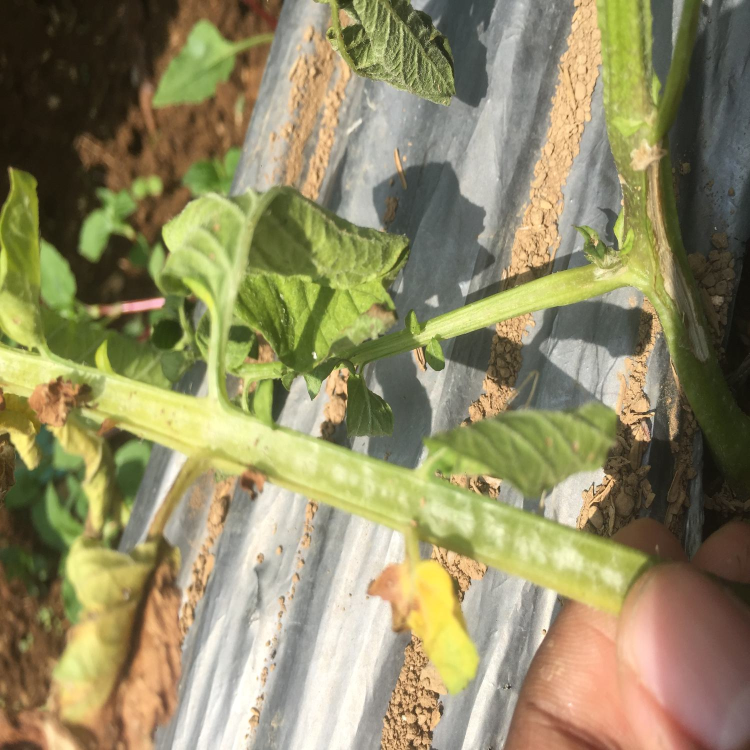
#> input picture Dataset/Bacteria/IMG_0327.JPG, 1500 x 1500 px, found by its file name (shown at 1/2 size); its folder holds only this picture in this run
$ python resizer_images_to_224.py
#> lines starting #> are read from the running program, lines starting #| are printed output that depends on the picture
from PIL import Image
import os

cnt = 0
path = r'C:\Users\asasr\Documents\!Институт\2_семестр\Potato_illness_detecter'

for cls in os.listdir(os.path.join(path, "Dataset")):
    os.makedirs(os.path.join(path, "Resized_dataset", cls), exist_ok=True)
    class_path = os.path.join(path, "Dataset", cls)
    print(f"Resize: {class_path}")
    for item in os.listdir(class_path):
        img_path = os.path.join(class_path, item)
        if os.path.isfile(img_path):
            im = Image.open(img_path)
#> im is the input picture: PIL image 1500x1500 RGB; mean R, G, B 145.7, 138.8, 100.8
            # f, e = os.path.splitext(item)
            imResize = im.resize((224,224), Image.LANCZOS)
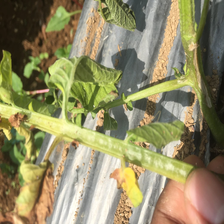
#> imResize: PIL image 224x224 RGB; mean R, G, B 145.7, 138.8, 100.8
            resized_img_path = os.path.join(path, "Resized_dataset", cls, item)
            imResize.save(resized_img_path, 'JPEG', quality=90)
#> pass 2 of the loop `for cls in os.listdir(os.path.join(path, "Dataset")):`:
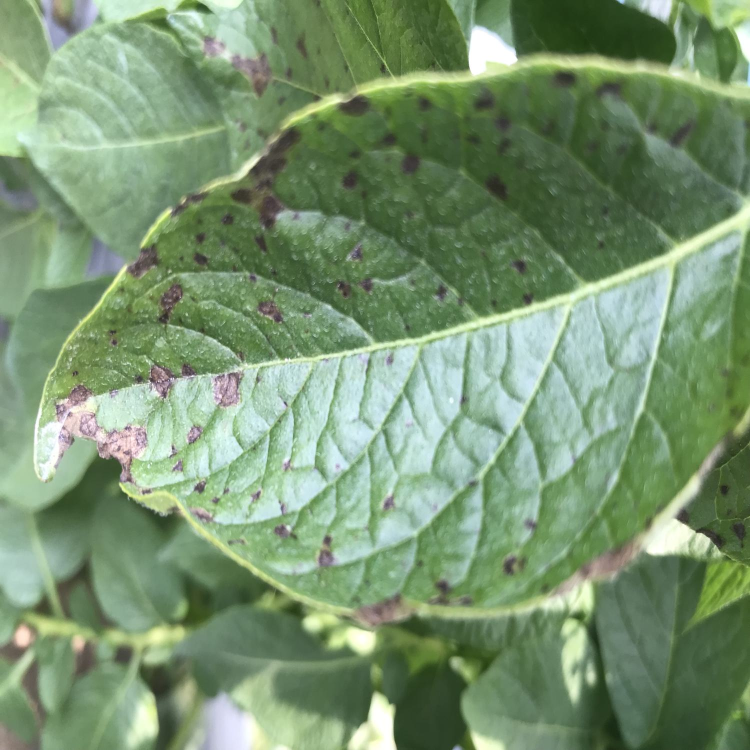
#> input picture Dataset/Fungi/IMG_0154.JPG, 1500 x 1500 px, found by its file name (shown at 1/2 size)
#> im is the input picture: PIL image 1500x1500 RGB; mean R, G, B 121.7, 148.7, 113.9
#> `imResize = im.resize((224,224), Image.LANCZOS)`:
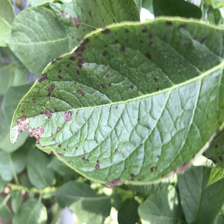
#> imResize: PIL image 224x224 RGB; mean R, G, B 121.6, 148.7, 113.9
